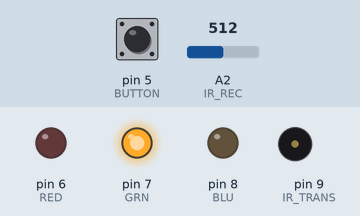
Bench run of a sketch on a simulated Arduino Uno, built with avr-gcc and run on an emulated ATmega328P. Shown: output pins drawn as LEDs (lit = HIGH), buzzer (waves = sounding). Inputs (shaded band) come from the test bench; at power-on: A2 (IR_REC) = 512, pin 5 (BUTTON) LOW. What the sketch prints to the serial monitor is not drawn.

Above: at 1.2 s.
1.3 s: A2 (IR_REC) set to 0
At 1.7 s:
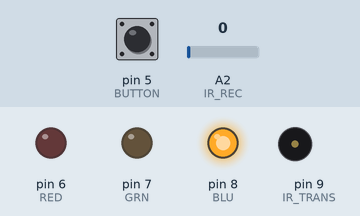
2.8 s: pin 5 (BUTTON) pulled HIGH for 0.15 s
At 3.0 s:
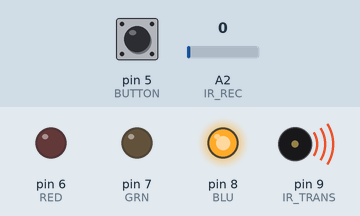
Timing chart, 0 to 5.8 s (numbered marks = the images above; inputs shaded):
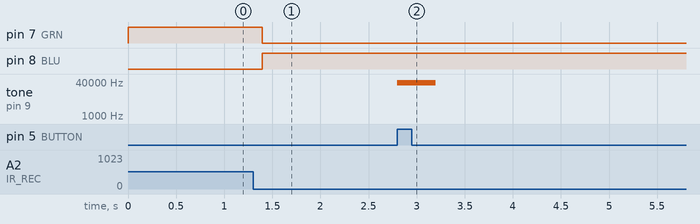

Measured:
- after the input at 1.3 s, pin 7 (GRN): HIGH → LOW after 0.09 s; pin 8 (BLU): LOW → HIGH after 0.09 s
- after the input at 2.8 s, tone on pin 9 (IR_TRANS): silent → 37000 Hz at once, → silent 0.40 s later

The sketch:

IR_REC_TRAN_TEST.ino
```cpp
#define IR_TRANS 9
#define BUTTON 5
#define RED 6
#define GRN 7
#define BLU 8
#define IR_REC A2

#define RED_SET   pinMode(RED,OUTPUT)
#define RED_ON    digitalWrite(RED,HIGH)
#define RED_OFF   digitalWrite(RED,LOW)

#define GRN_SET   pinMode(GRN,OUTPUT)
#define GRN_ON    digitalWrite(GRN,HIGH)
#define GRN_OFF   digitalWrite(GRN,LOW)

#define BLU_SET   pinMode(BLU,OUTPUT)
#define BLU_ON    digitalWrite(BLU,HIGH)
#define BLU_OFF   digitalWrite(BLU,LOW)

bool BUTTON_STATE = false;
bool IR_STATE = false;
bool LED_STATE = false;
bool isFiring = false;
int i = 0;
int n = 1;
int Analog_Val;
unsigned long interval = 800;
unsigned long previousMillis = 0;
unsigned long currentMillis;

void Lights(int n){
  switch (n) {
      case 1:                   // Case: Full Health
        GRN_OFF;
        BLU_ON;
        RED_OFF;
        break;
      case 2:                   // Case: One Hit
        GRN_OFF;
        BLU_OFF;
        RED_ON;
        break;
      case 3:                   // Case: Two Hits
        GRN_OFF;
        BLU_OFF;
        RED_OFF;
        break;
      default:                   // Case: Three Hits
        GRN_OFF;
        BLU_OFF;
        RED_OFF;;

    }
}

void setup() {
  RED_SET;
  GRN_SET;
  BLU_SET;
  GRN_ON;
  //BLU_ON;
  //RED_ON;
  pinMode(IR_REC,INPUT);
  pinMode(IR_TRANS,OUTPUT);
  pinMode(BUTTON,INPUT);
  Serial.begin(9600);
}

void loop() {

////SEND CODE
  if(digitalRead(BUTTON) == HIGH){
    if(BUTTON_STATE == false){
      isFiring = true;
      tone(IR_TRANS,37000,400);
      Serial.print("Tone\n");
      BUTTON_STATE = true;
    }
  }
  else{
    BUTTON_STATE = false;
  }

   currentMillis =  millis();

   if((currentMillis - previousMillis) >= interval){
    previousMillis = currentMillis;
    isFiring = false;
   }

  ////RECEIVE CODE
  Analog_Val = analogRead(IR_REC);
  Serial.println(Analog_Val);
  if(isFiring == false){
    if(Analog_Val == 0){
      if(IR_STATE == false){
        i = i + 1;
        if((i%30) == 0){
          //Serial.println(i);
          Lights(n);
          n = n + 1;
          Serial.println("Hit");
          //LED_STATE = !LED_STATE;
          //digitalWrite(RED,LED_STATE);
          IR_STATE = true;
        }
      }
    }
    else{
      IR_STATE = false;
    }
  }
}
```
